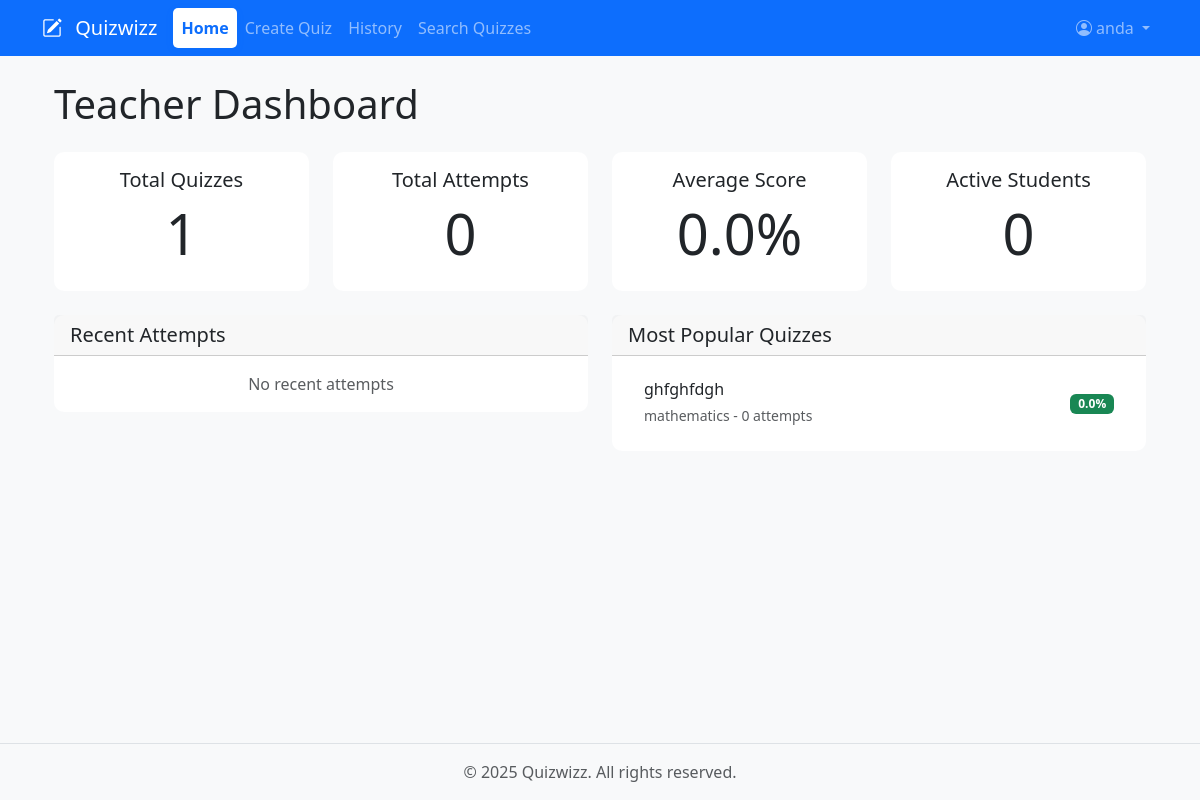
/teacher (signed in), run on the app's committed database.
### app/models/user.py (models this page shows, shortened)
class User(UserMixin, db.Model):
    __tablename__ = 'users'
    id = db.Column(db.Integer, primary_key=True)
    username = db.Column(db.String(64), unique=True, nullable=False)
    email = db.Column(db.String(120), unique=True, nullable=False)
    password_hash = db.Column(db.String(128))
    role = db.Column(db.String(20), nullable=False, default='student')
    is_teacher = db.Column(db.Boolean, default=False)
    created_at = db.Column(db.DateTime, default=datetime.utcnow)
    profile_picture = db.Column(db.String(200), default='default.jpg')
    bio = db.Column(db.Text)
    quizzes = db.relationship('Quiz', back_populates='author', lazy='dynamic')
    quiz_attempts = db.relationship('QuizAttempt', back_populates='student', lazy='dynamic', overlaps="attempts,user")
    shared_quizzes = db.relationship('Quiz', secondary='shared_quizzes', back_populates='shared_with_users', lazy='dynamic', overlaps="shared_quizzes_list,shared_with_users")
    feedback = db.relationship(QuizFeedback, backref='student', lazy='dynamic')
    bookmarks = db.relationship('Bookmark', backref='user', lazy='dynamic')
    bookmarked_quizzes = db.relationship('Quiz',
                                       secondary='user_bookmarks',
                                       backref=db.backref('bookmarked_by', lazy='dynamic'),
                                       lazy='dynamic')

### app/models/quiz.py (models this page shows, shortened)
class Quiz(db.Model):
    __tablename__ = 'quizzes'
    id = db.Column(db.Integer, primary_key=True)
    title = db.Column(db.String(100), nullable=False)
    description = db.Column(db.Text)
    author_id = db.Column(db.Integer, db.ForeignKey('users.id'), nullable=False)
    created_at = db.Column(db.DateTime, default=datetime.utcnow)
    updated_at = db.Column(db.DateTime, default=datetime.utcnow, onupdate=datetime.utcnow)
    is_public = db.Column(db.Boolean, default=True)
    password = db.Column(db.String(128))
    time_limit = db.Column(db.Integer)  # in minutes
    max_attempts = db.Column(db.Integer, default=1)
    start_time = db.Column(db.DateTime)
    end_time = db.Column(db.DateTime)
    category = db.Column(db.String(50))
    grades_released = db.Column(db.Boolean, default=False)
    author = db.relationship('User', back_populates='quizzes')
    questions = db.relationship('Question', back_populates='quiz', cascade='all, delete-orphan')
    attempts = db.relationship('QuizAttempt', back_populates='quiz', cascade='all, delete-orphan')
    shared_with_users = db.relationship('User', secondary='shared_quizzes', back_populates='shared_quizzes', lazy='dynamic', overlaps="shared_quizzes_list,shared_with")
    feedback = db.relationship(QuizFeedback, backref='quiz', lazy='dynamic', cascade='all, delete-orphan')

### app/views/main.py (the view)
@main_bp.route('/teacher')
@login_required
def teacher_home():
    if not current_user.is_authenticated or not current_user.is_teacher:
        flash('Access denied.', 'danger')
        return redirect(url_for('main.index'))
    quizzes = Quiz.query.filter_by(author_id=current_user.id).all()
    quiz_stats = []
    for quiz in quizzes:
        attempts = QuizAttempt.query.filter_by(quiz_id=quiz.id).all()
        total_attempts = len(attempts)
        if total_attempts > 0:
            scores = [attempt.score for attempt in attempts if attempt.score is not None]
            if scores:  # Only calculate if we have valid scores
                avg_score = sum(scores) / len(scores)
                max_score = sum(question.points for question in quiz.questions)
                highest_score = max(scores)
                lowest_score = min(scores)
                avg_percentage = (avg_score / max_score) * 100
            else:
                avg_score = 0
                max_score = sum(question.points for question in quiz.questions)
                highest_score = 0
                lowest_score = 0
                avg_percentage = 0
        else:
            avg_score = 0
            max_score = sum(question.points for question in quiz.questions)
            highest_score = 0
            lowest_score = 0
            avg_percentage = 0
        quiz_stats.append({
            'quiz': quiz,
            'total_attempts': total_attempts,
            'avg_score': avg_score,
            'max_score': max_score,
            'highest_score': highest_score,
            'lowest_score': lowest_score,
            'avg_percentage': avg_percentage
        })
    recent_attempts = QuizAttempt.query\
        .join(Quiz)\
        .filter(Quiz.author_id == current_user.id)\
        .order_by(QuizAttempt.completed_at.desc())\
        .limit(5)\
        .all()
    popular_quizzes = []
    for quiz in sorted(quizzes, key=lambda x: len(x.attempts), reverse=True)[:5]:
        attempts = QuizAttempt.query.filter_by(quiz_id=quiz.id).all()
        if attempts:
            scores = [a.score for a in attempts if a.score is not None]
            if scores:
                max_score = sum(q.points for q in quiz.questions)
                avg_score = (sum(scores) / len(scores) / max_score) * 100 if max_score > 0 else 0
            else:
                avg_score = 0
        else:
            avg_score = 0
        popular_quizzes.append({
            'quiz': quiz,
            'avg_score': avg_score
        })
    from datetime import datetime
    return render_template('main/teacher_home.html',
                         quizzes=quizzes,
                         quiz_stats=quiz_stats,
                         recent_attempts=recent_attempts,
                         popular_quizzes=popular_quizzes,
                         now=datetime.utcnow())

### app/models/user.py (called while the page is built)
@login.user_loader
def load_user(id):
    return User.query.get(int(id))

### app/templates/main/teacher_home.html (shortened to what this page needs)
{% extends "base.html" %}
{% block content %}
<div class="container">
    <h1 class="mb-4">Teacher Dashboard</h1>
    <div class="row mb-4">
        <div class="col-md-3">
            <div class="card">
                <div class="card-body text-center">
                    <h5 class="card-title">Total Quizzes</h5>
                    <h2 class="display-4">{{ quizzes|length }}</h2>
                </div>
            </div>
        </div>
        <div class="col-md-3">
            <div class="card">
                <div class="card-body text-center">
                    <h5 class="card-title">Total Attempts</h5>
                    <h2 class="display-4">{{ quiz_stats|sum(attribute='total_attempts') }}</h2>
                </div>
            </div>
        </div>
        <div class="col-md-3">
            <div class="card">
                <div class="card-body text-center">
                    <h5 class="card-title">Average Score</h5>
                    <h2 class="display-4">{{ "%.1f"|format(quiz_stats|sum(attribute='avg_percentage') / quiz_stats|length if quiz_stats else 0) }}%</h2>
                </div>
            </div>
        </div>
        <div class="col-md-3">
            <div class="card">
                <div class="card-body text-center">
                    <h5 class="card-title">Active Students</h5>
                    <h2 class="display-4">{{ quiz_stats|sum(attribute='total_attempts') }}</h2>
                </div>
            </div>
        </div>
    </div>
    <div class="row mb-4">
        <div class="col-md-6">
            <div class="card">
                <div class="card-header">
                    <h5 class="card-title mb-0">Recent Attempts</h5>
                </div>
                <div class="card-body">
                    {% if recent_attempts %}
                        <div class="list-group list-group-flush">
                            {% for attempt in recent_attempts %}
                                <div class="list-group-item">
                                    <div class="d-flex justify-content-between align-items-center">
                                        <div>
                                            <h6 class="mb-1">{{ attempt.quiz.title }}</h6>
                                            <small class="text-muted">By {{ attempt.student.username }} -
                                                {% if attempt.completed_at %}
                                                {{ attempt.completed_at.strftime('%Y-%m-%d %H:%M') }}
                                                {% else %}
                                                In Progress
                                                {% endif %}
                                            </small>
                                        </div>
                                        <span class="badge bg-primary">
                                            {% if attempt.completed_at %}
                                            {{ "%.1f"|format(attempt.percentage_score) }}%
                                            {% else %}
                                            -
                                            {% endif %}
                                        </span>
                                    </div>
                                </div>
                            {% endfor %}
                        </div>
                    {% else %}
                        <p class="text-muted text-center mb-0">No recent attempts</p>
                    {% endif %}
                </div>
            </div>
        </div>
        <div class="col-md-6">
            <div class="card">
                <div class="card-header">
                    <h5 class="card-title mb-0">Most Popular Quizzes</h5>
                </div>
                <div class="card-body">
                    {% if popular_quizzes %}
                        <div class="list-group list-group-flush">
                            {% for quiz_data in popular_quizzes %}
                                <div class="list-group-item">
                                    <div class="d-flex justify-content-between align-items-center">
                                        <div>
                                            <h6 class="mb-1">{{ quiz_data.quiz.title }}</h6>
                                            <small class="text-muted">{{ quiz_data.quiz.category }} - {{ quiz_data.quiz.attempts|length }} attempts</small>
                                        </div>
                                        <span class="badge bg-success">{{ "%.1f"|format(quiz_data.avg_score) }}%</span>
                                    </div>
                                </div>
                            {% endfor %}
                        </div>
                    {% else %}
                        <p class="text-muted text-center mb-0">No quizzes available</p>
                    {% endif %}
                </div>
            </div>
        </div>
    </div>
</div>
{% endblock %}

### app/templates/base.html (shortened to what this page needs)
<!DOCTYPE html>
<html lang="en">
<head>
    <link href="https://cdn.jsdelivr.net/npm/bootstrap@5.3.0/dist/css/bootstrap.min.css" rel="stylesheet">
    <link rel="stylesheet" href="https://cdn.jsdelivr.net/npm/bootstrap-icons@1.7.2/font/bootstrap-icons.css">
    <link rel="stylesheet" href="{{ url_for('static', filename='css/style.css') }}">
</head>
<body>
    <nav class="navbar navbar-expand-lg navbar-dark bg-primary">
        <div class="container">
            <a class="navbar-brand" href="{{ url_for('main.index') }}">
                <i class="bi bi-pencil-square"></i> Quizwizz
            </a>
            <div class="collapse navbar-collapse" id="navbarNav">
                <ul class="navbar-nav me-auto">
                    {% if current_user.is_authenticated %}
                        {% if current_user.is_teacher %}
                            <li class="nav-item">
                                <a class="nav-link {% if request.endpoint == 'main.teacher_home' %}active{% endif %}" href="{{ url_for('main.teacher_home') }}">Home</a>
                            </li>
                            <li class="nav-item">
                                <a class="nav-link {% if request.endpoint == 'quiz.create_quiz' %}active{% endif %}" href="{{ url_for('quiz.create_quiz') }}">Create Quiz</a>
                            </li>
                            <li class="nav-item">
                                <a class="nav-link " href="{{ url_for('main.history') if current_user.is_teacher else url_for('main.student_history') }}">History</a>
                            </li>
                        {% endif %}
                        <li class="nav-item">
                            <a class="nav-link {% if request.endpoint == 'quiz.search_quizzes' %}active{% endif %}" href="{{ url_for('quiz.search_quizzes') }}">Search Quizzes</a>
                        </li>
                    {% endif %}
                </ul>
                <ul class="navbar-nav">
                    {% if current_user.is_authenticated %}
                        <li class="nav-item dropdown">
                            <a class="nav-link dropdown-toggle" href="#" id="navbarDropdown" role="button" data-bs-toggle="dropdown">
                                <i class="bi bi-person-circle"></i> {{ current_user.username }}
                            </a>
                        </li>
                    {% endif %}
                </ul>
            </div>
        </div>
    </nav>
    <main class="container mt-4">
        {% block content %}{% endblock %}
    </main>
    <footer class="footer mt-5 py-3 bg-light">
        <div class="container text-center">
            <span class="text-muted">© 2025 Quizwizz. All rights reserved.</span>
        </div>
    </footer>
</body>
</html>

### app/static/css/style.css (style rules this page uses)
body { min-height: 100vh; display: flex; flex-direction: column; background-color: #f8f9fa; }
main { flex: 1; }
.navbar-brand i { margin-right: 0.5rem; }
.card { border: none; border-radius: 10px; transition: transform 0.2s; }
.footer { margin-top: auto; background-color: #f8f9fa; padding: 1rem 0; border-top: 1px solid #dee2e6; }
.nav-link.active { background-color: #fff !important; color: #0d6efd !important; border-radius: 5px; font-weight: bold; box-shadow: 0 2px 8px rgba(13,110,253,0.08); }

### data on the page
User: username "anda"
Quiz: quiz "ghfghfdgh", quiz.category "mathematics"

### other printed values
{{ quizzes|length }} "1"
{{ quiz_stats|sum(attribute='total_attempts') }} "0"
{{ quiz_data.quiz.attempts|length }} "0"
{{ "%.1f"|format(quiz_data.avg_score) }} "0.0"
